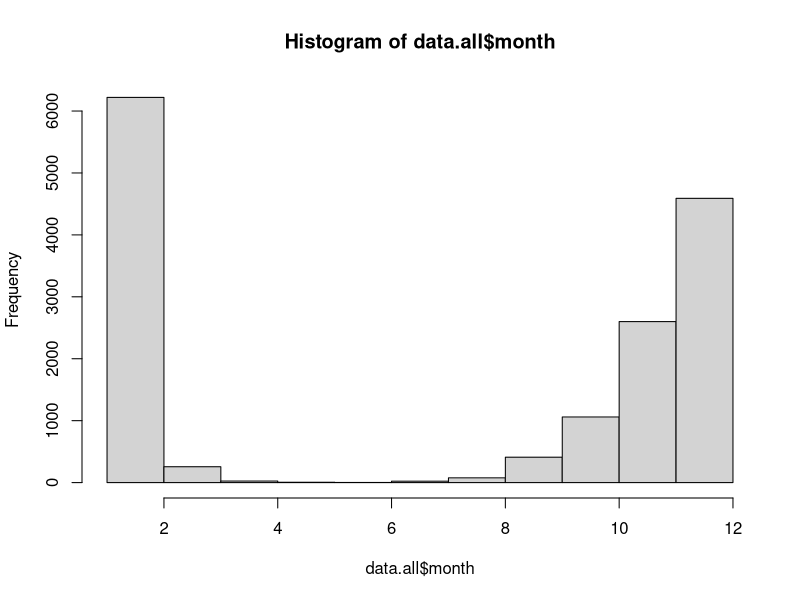
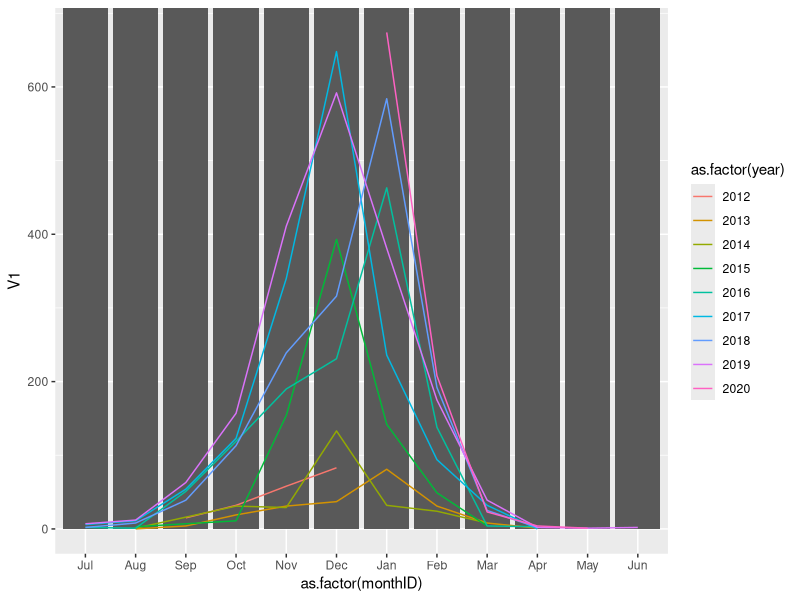

The R script that drew these images, in order:
library(ggplot2)
library(readxl)
library(data.table)
data.all <- read_excel(path = "data/allDataProc_20012021.xlsx")
data.all <- data.table(data.all)
data.all$Area

nYears <- length(unique(data.all$year))

#plot1 nNestMonthFemale
data.all$Date <- as.Date(data.all$Date)
data.all$month <- month(data.all$Date)
data.all$year <- year(data.all$Date)
hist(data.all$month)
meanNnestMonth <- data.all[,sum(Nest)/nYears,by=.(month)]
meanNnestMonth$monthID <- match(meanNnestMonth$month,c(7:12,1:6))
nNestMonth <- data.all[,sum(Nest),by=.(month,year)]
nNestMonth$monthID <- match(nNestMonth$month,c(7:12,1:6))

p <- ggplot(meanNnestMonth, aes(x=as.factor(monthID),y=V1)) + 
  geom_bar(stat="identity") + 
  geom_line(data=nNestMonth, aes(x=monthID,y=V1,col=as.factor(year))) + 
   scale_x_discrete(breaks=as.character(1:12),
    labels=c("Jul","Aug","Sep","Oct","Nov","Dec","Jan","Feb","Mar","Apr","May","Jun"))
p
